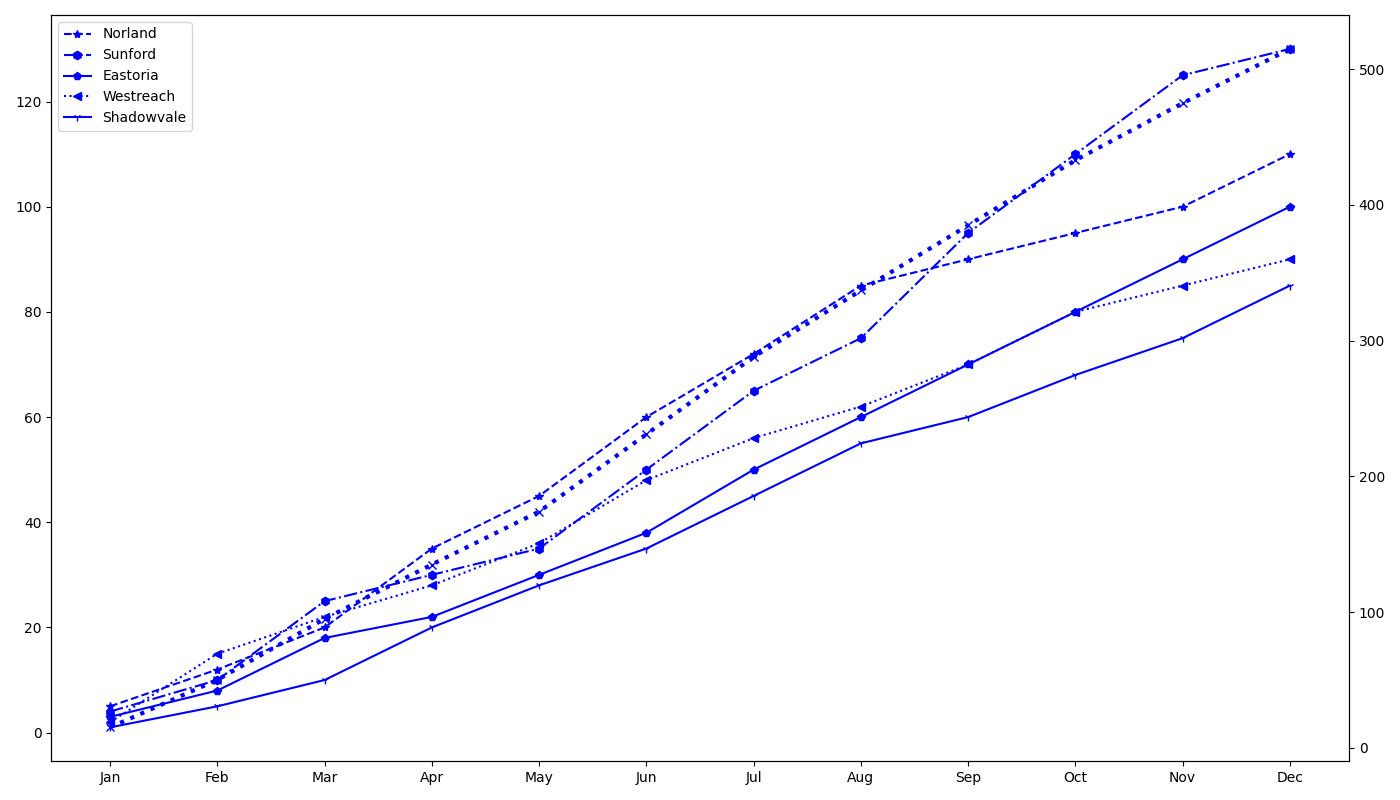

Generate this figure with Python:
import matplotlib.pyplot as plt
import numpy as np

# Data construction
months = ['Jan', 'Feb', 'Mar', 'Apr', 'May', 'Jun', 'Jul', 'Aug', 'Sep', 'Oct', 'Nov', 'Dec']
points_norland = np.array([5, 12, 20, 35, 45, 60, 72, 85, 90, 95, 100, 110])
points_sunford = np.array([4, 10, 25, 30, 35, 50, 65, 75, 95, 110, 125, 130])
points_eastoria = np.array([3, 8, 18, 22, 30, 38, 50, 60, 70, 80, 90, 100])
points_westreach = np.array([2, 15, 22, 28, 36, 48, 56, 62, 70, 80, 85, 90])
points_shadowvale = np.array([1, 5, 10, 20, 28, 35, 45, 55, 60, 68, 75, 85])

fig, ax1 = plt.subplots(figsize=(14, 8))
ax2 = ax1.twinx()

# Changed all colors to 'blue'
cumulative_points = points_norland + points_sunford + points_eastoria + points_westreach + points_shadowvale
ax2.plot(months, cumulative_points, color='blue', linestyle=':', marker='x', linewidth=3, label='Cumulative Points')

ax1.plot(months, points_norland, marker='*', linestyle='--', color='blue', linewidth=1.5, label='Norland')
ax1.plot(months, points_sunford, marker='h', linestyle='-.', color='blue', linewidth=1.5, label='Sunford')
ax1.plot(months, points_eastoria, marker='p', linestyle='-', color='blue', linewidth=1.5, label='Eastoria')
ax1.plot(months, points_westreach, marker='<', linestyle=':', color='blue', linewidth=1.5, label='Westreach')
ax1.plot(months, points_shadowvale, marker='1', linestyle='-', color='blue', linewidth=1.5, label='Shadowvale')

ax1.legend(loc='upper left')
ax1.grid(False)

plt.tight_layout()
plt.show()
